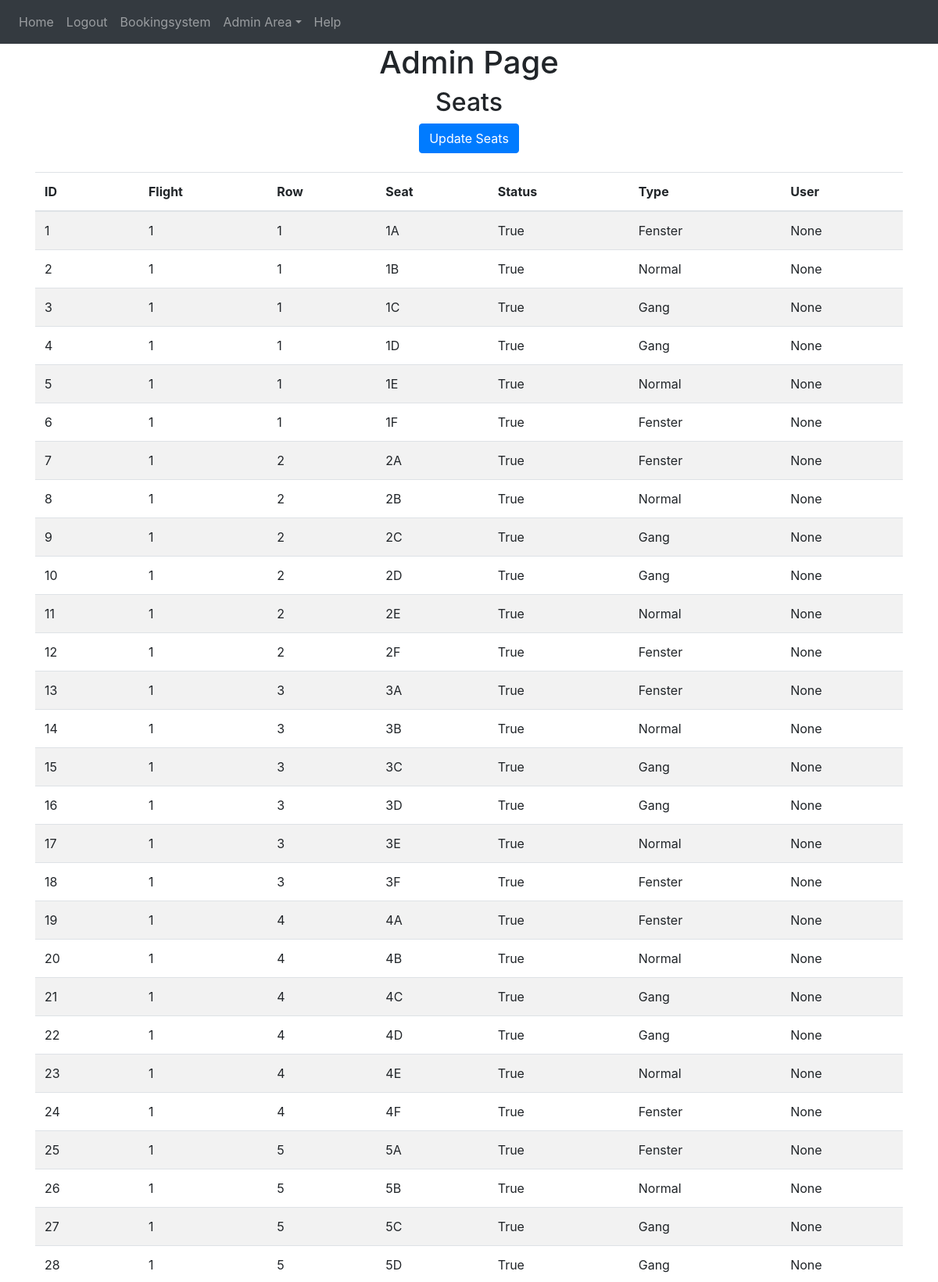
Screenshot of /admin-area/seats (signed in, upper part) with the database file from the repository.
### website/models.py (models this page shows)
class Seat(db.Model):
    id = db.Column(db.Integer, primary_key=True)
    flight = db.Column(db.String(10))
    seat_row = db.Column(db.String(5))
    seat_column = db.Column(db.String(5))
    seat_status = db.Column(db.String(10))
    seat_type = db.Column(db.String(10))
    seat_unique = db.Column(db.String(20), unique=True)
    user_id = db.Column(db.Integer, db.ForeignKey('user.id'))

### website/admin.py (the view)
@admins.route('/seats', methods=['GET', 'POST'])
@login_required
def admin_seats():
    if current_user.role == 'admin':
        seats = Seat.query.all()
        return render_template('admin_seats.html', user=current_user, seats=seats)
    else:
        flash('You need do be an Admin to access!!', category='error')
        return redirect(url_for('views.home'))

### website/__init__.py (called while the page is built)
def create_app():
    from .views import views
    from .auth import auth
    from .admin import admins
    from .models import User, Seat
    app = Flask(__name__)
    app.config['SECRET_KEY'] = 'hjshjhdjah kjshkjdhjs'
    app.config['SQLALCHEMY_DATABASE_URI'] = f'sqlite:///{DB_NAME}'
    app.config['FLASK_ADMIN_SWATCH'] = 'cerulean'
    app.register_blueprint(views, url_prefix='/')
    app.register_blueprint(auth, url_prefix='/')
    app.register_blueprint(admins, url_prefix='/admin-area')
    db.init_app(app)
    create_database(app)
    login_manager = LoginManager()
    login_manager.login_view = 'auth.login'
    login_manager.init_app(app)
    @login_manager.user_loader
    def load_user(id):
        return User.query.get(int(id))
    return app

### website/templates/admin_seats.html
{% extends "base.html" %} {% block title %}Admin{% endblock %}
{% block content%}
<h1 align="center">Admin Page</h1>
<h2 align="center">Seats</h2>
<form method="POST" align="center">
<a class="btn btn-primary link" href="/admin-area/flights" >Update Seats</a>
</form>
<br>
<table class="table table-striped" id="users">
    <thead>
        <tr>
        <th scope="col">ID</th>
        <th scope="col">Flight</th>
        <th scope="col">Row</th>
        <th scope="col">Seat</th>
        <th scope="col">Status</th>
        <th scope="col">Type</th>
        <th scope="col">User</th>
        </tr>
    </thead>
    <tbody>
        {% for seat in seats %}
        <tr>
        <td>{{seat.id}}</td>
        <td>{{seat.flight}} </td>
        <td>{{seat.seat_row}}</td>
        <td>{{seat.seat_column}}</td>
        <td>{{seat.seat_status}}</td>
        <td>{{seat.seat_type}}</td>
        <td>{{seat.user_id}}</td>
        </tr>
        {% endfor %}
    </tbody>
{% endblock %}

### website/templates/base.html (shortened to what this page needs)
<!DOCTYPE html>
<html>
  <head>
    <link
      rel="stylesheet"
      href="https://cdn.jsdelivr.net/npm/bootstrap@4.0.0/dist/css/bootstrap.min.css"
/>
    <link
      rel="stylesheet"
      href="https://stackpath.bootstrapcdn.com/font-awesome/4.7.0/css/font-awesome.min.css"
/>
  </head>
  <body>
    <nav class="navbar navbar-expand-lg navbar-dark bg-dark">
      <div class="collapse navbar-collapse" id="navbar">
        <div class="navbar-nav" role="tablist">
          {% if user.is_authenticated %}
          <a class="nav-item nav-link" id="home" href="/">Home</a>
          <a class="nav-item nav-link" id="logout" href="/logout">Logout</a>
          <a class="nav-item nav-link" id="bookingsystem" href="/bookingsystem">Bookingsystem</a>
            {% if current_user.role == 'admin' %}
            <a class="nav-item dropdown">
              <a class="nav-link dropdown-toggle" data-toggle="dropdown" id="admin-area">Admin Area</a>
            </a>
            {% endif %}
          <a class="nav-item nav-link" id="help" href="/help">Help</a>
          {% else %}
          <a class="nav-item nav-link" id="login" href="/login">Login</a>
          <a class="nav-item nav-link" id="signUp" href="/sign-up">Sign Up</a>
          {% endif %}
        </div>
      </div>
    </nav>
    <div class="container">{% block content %} {% endblock %}</div>
  </body>
</html>

### rows the page displays
Seat: id "1", flight "1", seat_row "1", seat_column "1A", seat_status "True", seat_type "Fenster", user_id "None"
Seat: id "2", flight "1", seat_row "1", seat_column "1B", seat_status "True", seat_type "Normal", user_id "None"
Seat: id "3", flight "1", seat_row "1", seat_column "1C", seat_status "True", seat_type "Gang", user_id "None"
Seat: id "4", flight "1", seat_row "1", seat_column "1D", seat_status "True", seat_type "Gang", user_id "None"
Seat: id "5", flight "1", seat_row "1", seat_column "1E", seat_status "True", seat_type "Normal", user_id "None"
Seat: id "6", flight "1", seat_row "1", seat_column "1F", seat_status "True", seat_type "Fenster", user_id "None"
Seat: id "7", flight "1", seat_row "2", seat_column "2A", seat_status "True", seat_type "Fenster", user_id "None"
Seat: id "8", flight "1", seat_row "2", seat_column "2B", seat_status "True", seat_type "Normal", user_id "None"
Seat: id "9", flight "1", seat_row "2", seat_column "2C", seat_status "True", seat_type "Gang", user_id "None"
Seat: id "10", flight "1", seat_row "2", seat_column "2D", seat_status "True", seat_type "Gang", user_id "None"
Seat: id "11", flight "1", seat_row "2", seat_column "2E", seat_status "True", seat_type "Normal", user_id "None"
Seat: id "12", flight "1", seat_row "2", seat_column "2F", seat_status "True", seat_type "Fenster", user_id "None"
Seat: id "13", flight "1", seat_row "3", seat_column "3A", seat_status "True", seat_type "Fenster", user_id "None"
Seat: id "14", flight "1", seat_row "3", seat_column "3B", seat_status "True", seat_type "Normal", user_id "None"
Seat: id "15", flight "1", seat_row "3", seat_column "3C", seat_status "True", seat_type "Gang", user_id "None"
Seat: id "16", flight "1", seat_row "3", seat_column "3D", seat_status "True", seat_type "Gang", user_id "None"
Seat: id "17", flight "1", seat_row "3", seat_column "3E", seat_status "True", seat_type "Normal", user_id "None"
Seat: id "18", flight "1", seat_row "3", seat_column "3F", seat_status "True", seat_type "Fenster", user_id "None"
Seat: id "19", flight "1", seat_row "4", seat_column "4A", seat_status "True", seat_type "Fenster", user_id "None"
Seat: id "20", flight "1", seat_row "4", seat_column "4B", seat_status "True", seat_type "Normal", user_id "None"
Seat: id "21", flight "1", seat_row "4", seat_column "4C", seat_status "True", seat_type "Gang", user_id "None"
Seat: id "22", flight "1", seat_row "4", seat_column "4D", seat_status "True", seat_type "Gang", user_id "None"
Seat: id "23", flight "1", seat_row "4", seat_column "4E", seat_status "True", seat_type "Normal", user_id "None"
Seat: id "24", flight "1", seat_row "4", seat_column "4F", seat_status "True", seat_type "Fenster", user_id "None"
Seat: id "25", flight "1", seat_row "5", seat_column "5A", seat_status "True", seat_type "Fenster", user_id "None"
Seat: id "26", flight "1", seat_row "5", seat_column "5B", seat_status "True", seat_type "Normal", user_id "None"
Seat: id "27", flight "1", seat_row "5", seat_column "5C", seat_status "True", seat_type "Gang", user_id "None"
Seat: id "28", flight "1", seat_row "5", seat_column "5D", seat_status "True", seat_type "Gang", user_id "None"
